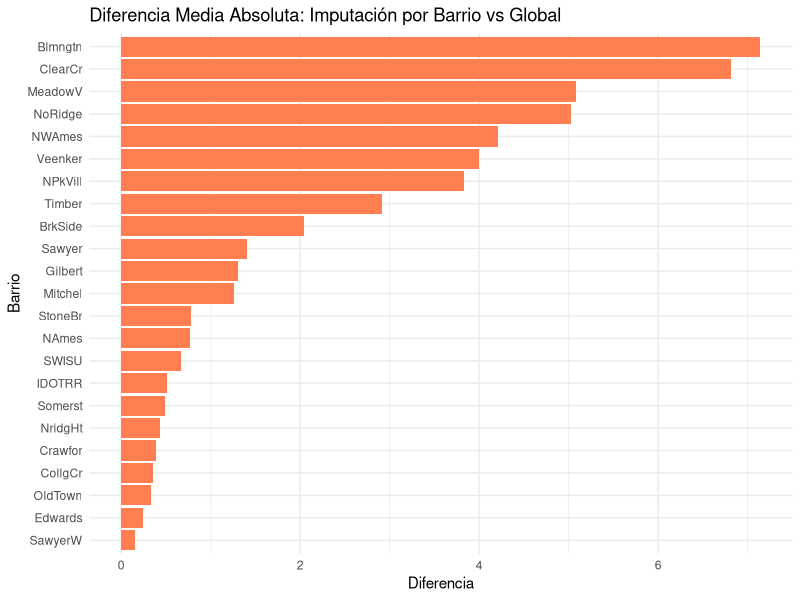

Reproduce this figure in R. (Note: this script raises an error after producing the figure.)

library(tidyverse)
#_____________________________________________
#PARTE 1: EJERCICIO HOUSE PRICES
#_____________________________________________
  

df_house <- read_csv("house_prices.csv")

#-----------------------------------------------------------------------------
# a. Porcentaje de NA y columnas que se perderían
#-----------------------------------------------------------------------------
  
  na_porcentaje <- df_house %>%
  summarise(across(everything(), ~ mean(is.na(.)) * 100)) %>%
  pivot_longer(everything(), names_to = "columna", values_to = "pct_na")

columnas_a_eliminar <- na_porcentaje %>%
  filter(pct_na > 50) %>%
  pull(columna)

cat("--- HOUSE PRICES: Parte A ---\n")
cat("Columnas con más del 50% de NA:\n")
print(columnas_a_eliminar)

# #Explicación: Al eliminar PoolQC (que tiene muchos NA porque casi nadie tiene
# piscina), se pierde la información de calidad (excelente, buena, etc.) de las
#pocas viviendas que SÍ tienen piscina, afectando la valoración de esas propiedades.
# -----------------------------------------------------------------------------
#   b. Faltantes reales vs estructurales
# -----------------------------------------------------------------------------
  
  garage_cols <- df_house %>% select(starts_with("Garage") & where(is.character)) %>% names()
bsmt_cols <- df_house %>% select(starts_with("Bsmt") & where(is.character)) %>% names()

faltantes_reales_garage <- df_house %>%
  filter(if_any(all_of(garage_cols), is.na) & (GarageArea > 0 | is.na(GarageArea))) %>%
  nrow()

faltantes_reales_bsmt <- df_house %>%
  filter(if_any(all_of(bsmt_cols), is.na) & (TotalBsmtSF > 0 | is.na(TotalBsmtSF))) %>%
  nrow()

faltantes_reales_pool <- df_house %>%
  filter(is.na(PoolQC) & (PoolArea > 0 | is.na(PoolArea))) %>%
  nrow()

cat("\n--- HOUSE PRICES: Parte B ---\n")
cat("Faltantes reales - Garage:", faltantes_reales_garage, "\n")
cat("Faltantes reales - Bsmt:", faltantes_reales_bsmt, "\n")
cat("Faltantes reales - Pool:", faltantes_reales_pool, "\n")

# -----------------------------------------------------------------------------
# c. Función recodificar_ausencia con purrr
# -----------------------------------------------------------------------------
  
  recodificar_ausencia <- function(df, cols, area) {
    df %>%
      mutate(across(
        all_of(cols) & where(is.character),
        ~ if_else(is.na(.) & .data[[area]] == 0 & !is.na(.data[[area]]), "Ninguno", .)
      ))
  }

especificaciones <- list(
  list(cols = garage_cols, area = "GarageArea"),
  list(cols = bsmt_cols, area = "TotalBsmtSF"),
  list(cols = "PoolQC", area = "PoolArea")
)

df_recodificado <- reduce(especificaciones,
                          .f = ~ recodificar_ausencia(.x, .y$cols, .y$area),
                          .init = df_house)

# -----------------------------------------------------------------------------
#   d. Imputación de LotFrontage y comparación
# -----------------------------------------------------------------------------
  
  mediana_global <- median(df_recodificado$LotFrontage, na.rm = TRUE)

df_imputado <- df_recodificado %>%
  group_by(Neighborhood) %>%
  mutate(
    mediana_barrio = median(LotFrontage, na.rm = TRUE),
    LotFrontage_neigh = if_else(is.na(LotFrontage), mediana_barrio, LotFrontage)
  ) %>%
  ungroup() %>%
  mutate(
    LotFrontage_global = if_else(is.na(LotFrontage), mediana_global, LotFrontage),
    diferencia_imputacion = LotFrontage_neigh - LotFrontage_global
  )

# Gráfico de la diferencia media por barrio (usando print() para que renderice si es un script)

plot_imputacion <- df_imputado %>%
  group_by(Neighborhood) %>%
  summarise(dif_media = mean(abs(diferencia_imputacion), na.rm = TRUE)) %>%
  filter(dif_media > 0) %>%
  ggplot(aes(x = reorder(Neighborhood, dif_media), y = dif_media)) +
  geom_col(fill = "coral") +
  coord_flip() +
  labs(title = "Diferencia Media Absoluta: Imputación por Barrio vs Global",
       x = "Barrio", y = "Diferencia") +
  theme_minimal()

print(plot_imputacion)
# ----------------------------------------------------------------------------
#   e. Valores imposibles en edad de vivienda
# -----------------------------------------------------------------------------
  
  df_limpio <- df_imputado %>%
  mutate(
    edad_vivienda_temp = YrSold - YearBuilt,
    dato_corregido = case_when(
      edad_vivienda_temp < 0 ~ "Edad negativa (eliminada)",
      GarageYrBlt > YrSold ~ "Año garaje > Año venta (corregido)",
      YrSold > 2010 | YearBuilt > 2010 | GarageYrBlt > 2010 ~ "Año > 2010 (convertido a NA)",
      TRUE ~ "Sin corrección"
    ),
    YrSold = if_else(YrSold > 2010, NA_real_, YrSold),
    YearBuilt = if_else(YearBuilt > 2010, NA_real_, YearBuilt),
    GarageYrBlt = if_else(GarageYrBlt > 2010, NA_real_, GarageYrBlt),
    GarageYrBlt = if_else(GarageYrBlt > YrSold, YrSold, GarageYrBlt),
    edad_vivienda = YrSold - YearBuilt,
    edad_vivienda = if_else(edad_vivienda < 0, NA_real_, edad_vivienda)
  ) %>%
  select(-edad_vivienda_temp)
# -----------------------------------------------------------------------------
#   f. Discretización de edad_vivienda: cut vs ntile
# -----------------------------------------------------------------------------
  
  df_final <- df_limpio %>%
  filter(!is.na(edad_vivienda)) %>%
  mutate(
    grupo_cut = cut(edad_vivienda,
                    breaks = quantile(edad_vivienda, probs = 0:4/4, na.rm = TRUE),
                    include.lowest = TRUE),
    grupo_ntile = factor(ntile(edad_vivienda, 4))
  )

precio_por_cut <- df_final %>%
  group_by(grupo_cut) %>%
  summarise(mediana_precio = median(SalePrice, na.rm = TRUE), n = n())

precio_por_ntile <- df_final %>%
  group_by(grupo_ntile) %>%
  summarise(mediana_precio = median(SalePrice, na.rm = TRUE), n = n())

cat("\n--- HOUSE PRICES: Parte F ---\n")
cat("\nResumen usando cut():\n")
print(precio_por_cut)
cat("\nResumen usando ntile():\n")
print(precio_por_ntile)

# Explicación: ntile() fuerza la creación de N grupos con el mismo número exacto
# de filas. Si hay empates (casas con la misma edad), ntile() las dividirá al azar
# en distintos grupos. cut() respeta el valor matemático, asignando siempre el
# mismo grupo a la misma edad, aunque los tamaños de los grupos queden desbalanceados.

#_____________________________________________
#PARTE 1: EJERCICIO TITANIC
#_____________________________________________

# -----------------------------------------------------------------------------
# a. Criterio IQR global sobre fare (k = 1.5 y k = 3)
# -----------------------------------------------------------------------------
# Calculamos los límites globales
q1_global <- quantile(df$fare, 0.25, na.rm = TRUE)
q3_global <- quantile(df$fare, 0.75, na.rm = TRUE)
iqr_global <- q3_global - q1_global

lim_sup_15 <- q3_global + 1.5 * iqr_global
lim_sup_30 <- q3_global + 3.0 * iqr_global

# Marcamos los outliers y calculamos los porcentajes
df <- df %>%
  mutate(
    outlier_global_15 = fare > lim_sup_15,
    outlier_global_30 = fare > lim_sup_30
  )

porcentaje_outliers_15 <- mean(df$outlier_global_15, na.rm = TRUE) * 100
porcentaje_outliers_30 <- mean(df$outlier_global_30, na.rm = TRUE) * 100

cat("Porcentaje de outliers (k=1.5):", round(porcentaje_outliers_15, 2), "%\n")
cat("Porcentaje de outliers (k=3.0):", round(porcentaje_outliers_30, 2), "%\n")

# -----------------------------------------------------------------------------
# b. Criterio IQR dentro de cada pclass
# -----------------------------------------------------------------------------
df <- df %>%
  group_by(pclass) %>%
  mutate(
    q1_clase = quantile(fare, 0.25, na.rm = TRUE),
    q3_clase = quantile(fare, 0.75, na.rm = TRUE),
    iqr_clase = q3_clase - q1_clase,
    lim_sup_clase_15 = q3_clase + 1.5 * iqr_clase,
    outlier_clase_15 = fare > lim_sup_clase_15
  ) %>%
  ungroup()

# ¿Cuántos pasajeros de primera clase dejan de ser outliers?
pasajeros_1ra_dejan_outliers <- df %>%
  filter(pclass == 1, outlier_global_15 == TRUE, outlier_clase_15 == FALSE) %>%
  nrow()

cat("Pasajeros de 1ra clase que dejan de ser outliers:", pasajeros_1ra_dejan_outliers, "\n")

# Explicación:
# Comparar una tarifa de primera clase con la distribución global es injusto porque 
# las clases agrupan poblaciones con niveles adquisitivos completamente distintos. 
# Una tarifa de £80 puede ser un outlier extremo si la comparas con los de tercera 
# clase (donde pagaban £8), pero es el precio normal y esperado para la primera clase.

# -----------------------------------------------------------------------------
# c. Implementación del z-score robusto
# -----------------------------------------------------------------------------
df <- df %>%
  mutate(
    z_robusto = (fare - median(fare, na.rm = TRUE)) / mad(fare, na.rm = TRUE),
    outlier_z_robusto = abs(z_robusto) > 3.5
  )

# Explicación de la ventaja:
# El z-score clásico usa la media y la desviación estándar. Ambas medidas son muy 
# sensibles a valores extremos: un solo millonario en el barco infla la media y 
# la desviación, "escondiendo" otros posibles outliers (efecto de enmascaramiento). 
# El z-score robusto usa la mediana y la Desviación Absoluta de la Mediana (MAD), 
# que no se ven afectadas por valores extremos, detectándolos de forma más confiable.

# -----------------------------------------------------------------------------
# d. Tabla cruzada de los tres criterios
# -----------------------------------------------------------------------------
tabla_cruzada <- df %>%
  count(outlier_global_15, outlier_clase_15, outlier_z_robusto)

print("Tabla de contingencia de criterios de outliers:")
print(tabla_cruzada)

# Análisis de la tabla:
# Dependiendo de los datos, encontrarás combinaciones como pasajeros marcados 
# por la regla global y z-robusto, pero NO por la regla de clase (que suelen ser 
# los pasajeros normales de primera clase).

# -----------------------------------------------------------------------------
# e. Revisión de pasajeros con fare == 0
# -----------------------------------------------------------------------------
pasajeros_gratis <- df %>% filter(fare == 0)
# print(pasajeros_gratis) 

# Explicación y Propuesta:
# ¿Qué son?: Usualmente, los pasajeros con tarifa 0 en el Titanic eran empleados 
# de la naviera ("guarantee group", músicos, etc.) o personas con billetes de 
# cortesía. No son outliers ni errores en el sentido estricto, sino un caso especial 
# (o faltantes estructurales si simplemente no se registró el pago).
# Tratamiento: Depende del objetivo. Si el modelo intenta predecir el poder 
# adquisitivo o la probabilidad de supervivencia basada en lo que pagaron, el 0 
# distorsiona el análisis. Lo ideal es convertirlos a NA (faltantes) si queremos 
# analizar tarifas comerciales, o bien crear una variable categórica separada 
# (ej. "Pasajero de Cortesía / Empleado" = TRUE/FALSE) y dejarlos en 0.

df <- df %>%
  mutate(
    # Ejemplo de tratamiento: Convertir a NA
    fare_corregido = if_else(fare == 0, NA_real_, fare)
  )

# -----------------------------------------------------------------------------
# f. Transformación log1p y repetición del IQR
# -----------------------------------------------------------------------------
df <- df %>%
  mutate(
    fare_log = log1p(fare), # log(1 + fare) para evitar error con log(0)
    q1_log = quantile(fare_log, 0.25, na.rm = TRUE),
    q3_log = quantile(fare_log, 0.75, na.rm = TRUE),
    iqr_log = q3_log - q1_log,
    outlier_log_15 = fare_log > (q3_log + 1.5 * iqr_log) | fare_log < (q1_log - 1.5 * iqr_log)
  )

cantidad_outliers_log <- sum(df$outlier_log_15, na.rm = TRUE)
cat("Outliers restantes tras log1p(fare):", cantidad_outliers_log, "\n")
